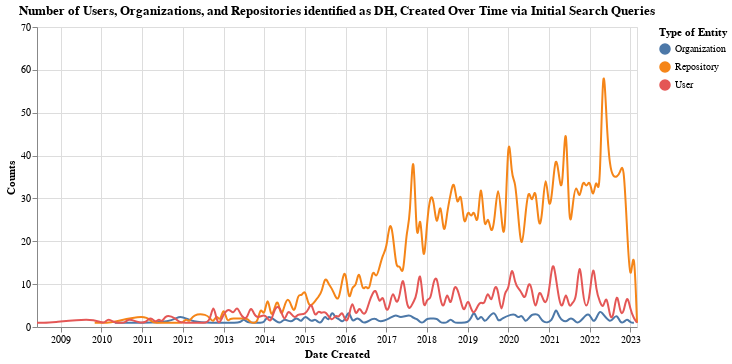

Notebook code for this chart:
### Code cell
initial_chart

### Figure 1 — Vega-Lite specification as saved in the notebook (floating-point values rounded to 4 significant figures; data arrays with more than 128 entries replaced by an {"elided": "..."} marker saying what was removed)
{"$schema": "https://vega.github.io/schema/vega-lite/v5.6.1.json", "config": {"view": {"continuousHeight": 300, "continuousWidth": 300}}, "data": {"name": "data-e3f2aa9d66bc7e913ae63ec94eef4191"}, "datasets": {"data-e3f2aa9d66bc7e913ae63ec94eef4191": {"elided": "398 records"}}, "height": 300, "layer": [{"encoding": {"color": {"field": "data_type", "title": "Type of Entity", "type": "nominal"}, "x": {"axis": {"format": "%Y"}, "field": "date", "title": "Date Created", "type": "temporal"}, "y": {"field": "counts", "title": "Counts", "type": "quantitative"}}, "mark": {"interpolate": "basis", "type": "line"}}, {"encoding": {"opacity": {"value": 0}, "x": {"field": "date", "type": "temporal"}}, "mark": {"type": "point"}, "name": "view_8"}, {"encoding": {"color": {"field": "data_type", "title": "Type of Entity", "type": "nominal"}, "opacity": {"condition": {"empty": false, "param": "param_8", "value": 1}, "value": 0}, "x": {"axis": {"format": "%Y"}, "field": "date", "title": "Date Created", "type": "temporal"}, "y": {"field": "counts", "title": "Counts", "type": "quantitative"}}, "mark": {"type": "point"}}, {"encoding": {"x": {"field": "date", "type": "temporal"}}, "mark": {"color": "gray", "type": "rule"}, "transform": [{"filter": {"empty": false, "param": "param_8"}}]}, {"encoding": {"color": {"field": "data_type", "title": "Type of Entity", "type": "nominal"}, "text": {"condition": {"empty": false, "field": "counts", "param": "param_8"}, "value": " "}, "x": {"axis": {"format": "%Y"}, "field": "date", "title": "Date Created", "type": "temporal"}, "y": {"field": "counts", "title": "Counts", "type": "quantitative"}}, "mark": {"align": "left", "dx": 5, "dy": -5, "type": "text"}}], "params": [{"name": "param_8", "select": {"encodings": ["x"], "nearest": true, "on": "mouseover", "type": "point"}, "views": ["view_8"]}], "title": "Number of Users, Organizations, and Repositories identified as DH, Created Over Time via Initial Search Queries", "width": 600}
